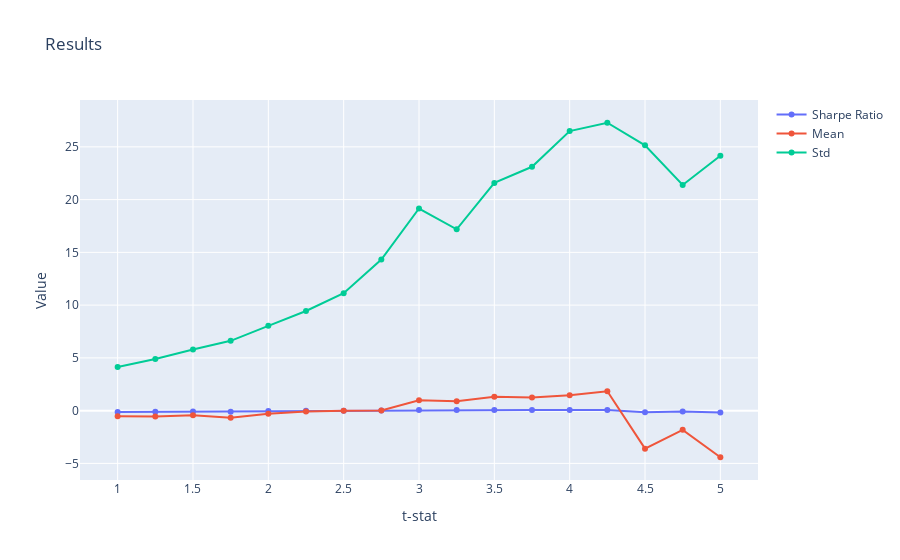

Write notebook code for a chart like this one.
### Code cell
# plot the results, sharpe, mean, std
fig = go.Figure()
fig.add_trace(go.Scatter(x=results["t_stat"], y=results["sharpe"], mode="lines+markers", name="Sharpe Ratio"))
fig.add_trace(go.Scatter(x=results["t_stat"], y=results["mean"], mode="lines+markers", name="Mean"))
fig.add_trace(go.Scatter(x=results["t_stat"], y=results["std"], mode="lines+markers", name="Std"))

fig.update_layout(title="Results", xaxis_title="t-stat", yaxis_title="Value")

fig.show()

### Figure 1 — Plotly figure (JSON) as saved in the notebook; plotly's stock layout.template omitted (floating-point values rounded to 4 significant figures)
{"data": [{"mode": "lines+markers", "name": "Sharpe Ratio", "type": "scatter", "x": [1, 1.25, 1.5, 1.75, 2, 2.25, 2.5, 2.75, 3, 3.25, 3.5, 3.75, 4, 4.25, 4.5, 4.75, 5], "y": [-0.1309, -0.1114, -0.07762, -0.1028, -0.03708, -0.008902, -0.002012, 0.001026, 0.05138, 0.05176, 0.06062, 0.05335, 0.05489, 0.0672, -0.1434, -0.0851, -0.1829]}, {"mode": "lines+markers", "name": "Mean", "type": "scatter", "x": [1, 1.25, 1.5, 1.75, 2, 2.25, 2.5, 2.75, 3, 3.25, 3.5, 3.75, 4, 4.25, 4.5, 4.75, 5], "y": [-0.5417, -0.5451, -0.449, -0.6804, -0.2979, -0.08409, -0.02239, 0.0147, 0.9841, 0.8896, 1.308, 1.233, 1.454, 1.833, -3.604, -1.821, -4.418]}, {"mode": "lines+markers", "name": "Std", "type": "scatter", "x": [1, 1.25, 1.5, 1.75, 2, 2.25, 2.5, 2.75, 3, 3.25, 3.5, 3.75, 4, 4.25, 4.5, 4.75, 5], "y": [4.137, 4.893, 5.785, 6.617, 8.033, 9.446, 11.13, 14.33, 19.16, 17.19, 21.58, 23.11, 26.49, 27.28, 25.14, 21.39, 24.16]}], "layout": {"title": {"text": "Results"}, "xaxis": {"title": {"text": "t-stat"}}, "yaxis": {"title": {"text": "Value"}}}}
